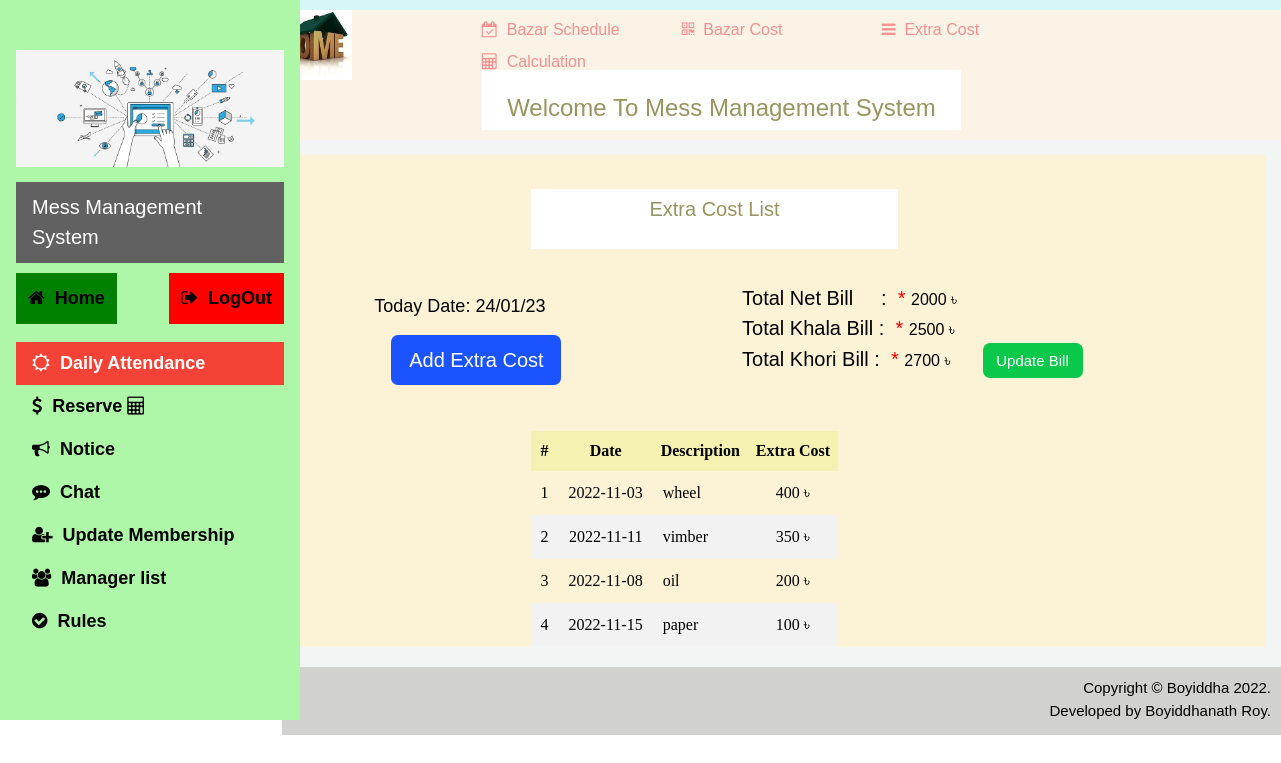
Screenshot of /manager/costExtra.php (signed in) with the database file from the repository.
### tables this page shows
CREATE TABLE `fixedcost` (
  `id` int(11) NOT NULL,
  `net` int(11) NOT NULL,
  `khala` int(11) NOT NULL,
  `khori` int(11) NOT NULL
);

CREATE TABLE `extracost` (
  `id` int(11) NOT NULL,
  `date` date NOT NULL,
  `description` varchar(200) NOT NULL,
  `amount` float NOT NULL
);

### manager/costExtra.php (the view, shortened to what this page needs)
<?php
	include 'database/Connection.php';
?>
<!DOCTYPE html>
<html lang="en">
<head>
		<link rel="stylesheet" href="https://cdnjs.cloudflare.com/ajax/libs/font-awesome/4.7.0/css/font-awesome.min.css">
		 <link rel="stylesheet" href="css/w3.css">
		<link rel="stylesheet" href="css/font.css">
</head>
<body>
	<?php
	include('navigation.php');
	?>
	<div class="first">
    </div>
	<div class="navbar">
	    <div class="nav1">
			<a href="index.php" ><img width="70px" height="70px" src="img/logo.jpg"></a>
		</div>
		 <div class="nav2">
			<a href="bazarschedule.php" style="text-decoration:none;">
				<i class="fa fa-calendar-check-o"></i>&nbsp <span style="color:#f78f8f;">Bazar Schedule</span>
			</a>
		 </div>
		 <div class="nav3">
			<a href="cost.php" style="text-decoration:none;">
				<i class="fa fa-qrcode"></i>&nbsp <span style="color:#f78f8f;">Bazar Cost</span>
			</a>
		 </div>
		<div class="nav4">
			<a href="costExtra.php" style="text-decoration:none;">
				<i class="fa fa-bars"></i>&nbsp <span style="color:#f78f8f;">Extra Cost</span>
			</a>
		 </div>
		 <div class="nav5">
			<a href="calculation.php" style="text-decoration:none;">
				<i  class="fa fa-calculator"></i>&nbsp <span style="color:#f78f8f;">Calculation</span>
			</a>
		 </div>
	</div>
	<div class="container">
		<div class="child">
			<h3 style="text-align: center;color:#99955f;height:60px;padding-top:20px;background:white;" >Welcome To Mess Management System</h3>
		</div>
		<div class="child2"><br>
			<h4 style="margin-left:20%;text-align: center;padding:5px;color:#99955f;height:60px;background:white;width:40%;" >Extra Cost List</h4><br>
			<div class="extra">
				<div class="one">
					<div class="date">
					<h5>Today Date:&nbsp<?php echo date('d/m/y');?></h5>
					</div>
					<div >
						<button class="add"> <a style="text-decoration:none;font-size:20px;" href=" costExtra_edit.php" >Add Extra Cost </a> </button>
					</div>
				</div>
				<div class="two">
					<?php
						$query = "SELECT * FROM fixedcost";
						$result = $conn->query($query);
						while($rows=$result->fetch_assoc()){
					?>
						<label class="lbl" >Total Net Bill &nbsp &nbsp    :&nbsp <span style="color:red">*</span> </label> <?php echo $rows['net'] ;?> &#x09F3 <br>
						<label class="lbl"> Total Khala Bill  :&nbsp <span style="color:red">*</span> </label> <?php echo $rows['khala'] ;?> &#x09F3 <br>
						<label class="lbl"> Total Khori Bill  :&nbsp <span style="color:red">*</span> </label> <?php echo $rows['khori'] ;?> &#x09F3
						<button class="add2"> <a style="text-decoration:none;font-size:15px;" href=" fixedcost_edit.php" >Update Bill </a> </button>
					<?php
						}
					?>
				</div>
			</div>
			<br>
			<div class="middle">
			<?php
				$query=mysqli_query($conn,"select * from extracost");
				$result=mysqli_fetch_array($query);
				if($result<=0){
			?>
					<div class="alert1">
					<br><br>
					<p style="font-size:25px;text-align: center;color: red;">This Month has not any extra cost yet.!!!!</p>
					</div>
		<?php   }
		    else
			{
		?>
				<form action="" method="post" style=" font-family:Times New Roman;font-size:1em;">
					<table class="tbl">
						<thead>
							<tr>
								<th>#</th>
								<th>Date</th>
								<th>Description</th>
								<th>Extra Cost</th>
							</tr>
						</thead>
						<tbody>
						   <?php
								$query = "SELECT * FROM extracost";
								$result = $conn->query($query);
								$num = $result->num_rows;
								if($num>0){
									$id=1;
									while($rows=$result->fetch_assoc()){
							?>
										<tr>
											<td><?php echo$id++;?></td>
											<td style="text-align:center;"><?php echo$rows['date']; ?></td> &nbsp
											<td> <?php echo$rows['description'] ?> </td> &nbsp
											<td style="text-align:center;"><?php echo$rows['amount'];?> &#x09F3</td> &nbsp
								</tr>
								<?php   }} ?>
							</tbody>
					</table>
				</form>
    <?php
        	} ?>
			</div>
		</div>
		<div class="footer">
			Copyright &copy; Boyiddha 2022.<br> Developed by Boyiddhanath Roy.
		</div>
	</div>
</body>
</html>

### manager/css/w3.css (style rules this page uses)
html { box-sizing:border-box }
*,*:before,*:after { box-sizing:inherit }
html { -ms-text-size-adjust:100%;-webkit-text-size-adjust:100% }
body { margin:0 }
a { background-color:transparent;-webkit-text-decoration-skip:objects }
img { border-style:none }
button,input,select,textarea { font:inherit;margin:0 }
button,input { overflow:visible }
button,select { text-transform:none }
button,html [type=button],[type=reset],[type=submit] { -webkit-appearance:button }
html,body { font-family:Verdana,sans-serif;font-size:15px;line-height:1.5 }
html { overflow-x:hidden }
h3 { font-size:24px }
h4 { font-size:20px }
h5 { font-size:18px }
h1,h2,h3,h4,h5,h6 { font-family:"Segoe UI",Arial,sans-serif;font-weight:400;margin:10px 0 }
img { vertical-align:middle }
a { color:inherit }

### manager/costExtra.php (style rules this page uses)
body,h1,h2,h3,h4,h5 { font-family: "Poppins", sans-serif }
body { font-size:16px; }
.first { background-color: #d5f7f6; height:10px; }
.navbar { margin-left:22%; width:78%; }
.nav1 { width:200px; float:left; padding-top:0px; }
.nav2 { width:200px; float:left; text-align:left; padding-top:8px; color:#f78f8f; }
.nav3 { width:200px; float:left; text-align:left; padding-top:8px; color:#f78f8f; }
.nav4 { width:200px; float:left; text-align:left; padding-top:8px; color:#f78f8f; }
.nav5 { width:200px; float:left; text-align:left; padding-top:8px; color:#f78f8f; }
.child { padding-left:20%; padding-top:5%; height:130px; background-color:#faf3e6; }
.child h3 { width:60%; }
.child2 { background-color:#fcf3d7; padding-left:5%; margin:15px; }
.container { background:#f2f5f3; margin-left:22%; }
table { border-collapse: collapse; border-spacing: 0; width:auto; margin-left:10%; margin-bottom:20px; }
td { text-align: left; padding: 10px; border: 1px ; }
th { height:35px; text-aign:left; position:sticky; top: 0px; padding:8px; background:#f5f1b1; }
tr:nth-child(even) { background-color: #f2f2f2 }
.add { margin-top:5px; margin-left:10%; color:white; height:50px; width:170px; background-color:#1a53ff; border:none; text-align:center; border-radius:7px; cursor:pointer; -webkit-transition-duration: 0.4s; transition-duration: 0.4s; }
.extra { margin-left:3%; padding:0; width:100%; height:100px; }
.one { float:left; }
.two { margin-left:40%; }
.lbl { font-size:20px; font-weight:500; }
.add2 { margin-left:5%; color:white; height:35px; width:100px; background-color:#0ac94a; border:none; text-align:center; border-radius:7px; cursor:pointer; -webkit-transition-duration: 0.4s; transition-duration: 0.4s; }
.middle { margin-left:10%; width:100%; }
.footer { background-color: #d1d1cf; color: black; padding: 10px; text-align: right; font-size: 15px; height:68px; }
.footer::after { display: table; content: ''; clear: both; }

### rows the page displays
fixedcost: net "2000", khala "2500", khori "2700"
extracost: date "2022-11-03", description "wheel", amount "400"
extracost: date "2022-11-11", description "vimber", amount "350"
extracost: date "2022-11-08", description "oil", amount "200"
extracost: date "2022-11-15", description "paper", amount "100"
